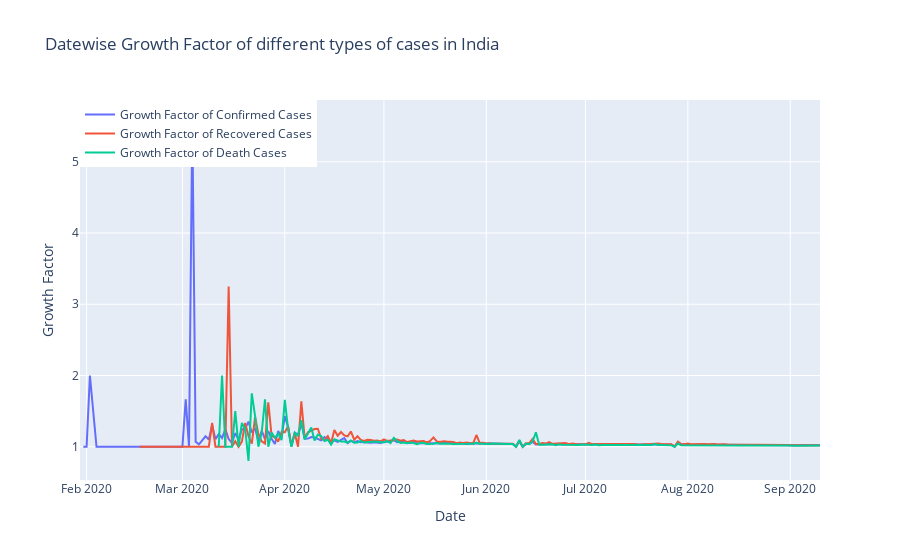

Write notebook code for a chart like this one.
### Markdown cell above
### Growth Factor for different types of Cases 
Growth factor is the factor by which a quantity multiplies itself over time. The formula used is:

**Formula: Every day's new (Confirmed,Recovered,Deaths) / new (Confirmed,Recovered,Deaths) on the previous day.**

A growth factor **above 1 indicates an increase correspoding cases**.

A growth factor **above 1 but trending downward** is a positive sign, whereas a **growth factor constantly above 1 is the sign of exponential growth**.

A growth factor **constant at 1 indicates there is no change in any kind of cases**.

### Code cell
fig=go.Figure()
fig.add_trace(go.Scatter(x=india_datewise.index, y=india_datewise["Confirmed"]/india_datewise["Confirmed"].shift(),
                    mode='lines',
                    name='Growth Factor of Confirmed Cases'))
fig.add_trace(go.Scatter(x=india_datewise.index, y=india_datewise["Recovered"]/india_datewise["Recovered"].shift(),
                    mode='lines',
                    name='Growth Factor of Recovered Cases'))
fig.add_trace(go.Scatter(x=india_datewise.index, y=india_datewise["Deaths"]/india_datewise["Deaths"].shift(),
                    mode='lines',
                    name='Growth Factor of Death Cases'))
fig.update_layout(title="Datewise Growth Factor of different types of cases in India",
                 xaxis_title="Date",yaxis_title="Growth Factor",
                 legend=dict(x=0,y=1,traceorder="normal"))
fig.show()

### Figure 1 — Plotly figure (JSON) as saved in the notebook; plotly's stock layout.template omitted (floating-point values rounded to 4 significant figures; data arrays with more than 128 entries replaced by an {"elided": "..."} marker saying what was removed)
{"data": [{"mode": "lines", "name": "Growth Factor of Confirmed Cases", "type": "scatter", "x": {"elided": "225 str values"}, "y": {"elided": "225 float values"}}, {"mode": "lines", "name": "Growth Factor of Recovered Cases", "type": "scatter", "x": {"elided": "225 str values"}, "y": {"elided": "225 float values"}}, {"mode": "lines", "name": "Growth Factor of Death Cases", "type": "scatter", "x": {"elided": "225 str values"}, "y": {"elided": "225 float values"}}], "layout": {"legend": {"traceorder": "normal", "x": 0, "y": 1}, "title": {"text": "Datewise Growth Factor of different types of cases in India"}, "xaxis": {"title": {"text": "Date"}}, "yaxis": {"title": {"text": "Growth Factor"}}}}
